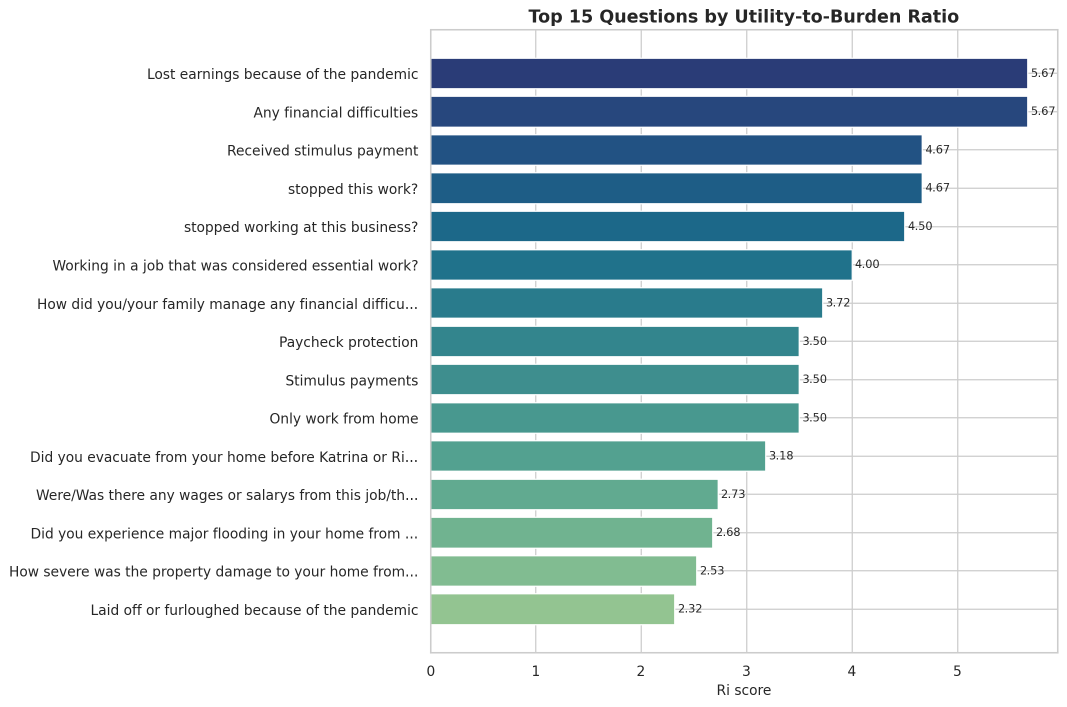
#> input picture fig_top_ranked_questions.png, 2133 x 1413 px, found by its file name (shown at 1/2 size)
$ python generate_psid_presentation_pdf.py
#> lines starting #> are read from the running program, lines starting #| are printed output that depends on the picture
from __future__ import annotations

import json
import textwrap
from pathlib import Path

from PIL import Image, ImageDraw, ImageFont


ROOT = Path(__file__).resolve().parent
SUMMARY_PATH = ROOT / "psid_artifact_summary.json"
OUTPUT_PATH = ROOT / "PSID_Crisis_Module_Client_Deck.pdf"

FIG_TOP = ROOT / "fig_top_ranked_questions.png"
FIG_SCATTER = ROOT / "fig_utility_vs_burden.png"
FIG_HEATMAP = ROOT / "fig_construct_heatmap.png"
FIG_TIME = ROOT / "fig_time_budget.png"

PAGE_W = 1600
PAGE_H = 900
MARGIN = 54

BG = (247, 246, 242)
WHITE = (255, 255, 255)
INK = (28, 37, 52)
MUTED = (88, 99, 117)
LINE = (220, 226, 234)
BLUE = (37, 99, 235)
RED = (157, 23, 77)
ORANGE = (217, 119, 6)
GREEN = (22, 101, 52)
GOLD = (180, 115, 0)
PALE = (255, 252, 245)


def load_font(size: int, bold: bool = False) -> ImageFont.FreeTypeFont | ImageFont.ImageFont:
    candidates = []
    if bold:
        candidates.extend(
            [
                "/System/Library/Fonts/Supplemental/Arial Bold.ttf",
                "/Library/Fonts/Arial Bold.ttf",
                "/System/Library/Fonts/Supplemental/Helvetica.ttc",
            ]
        )
    else:
        candidates.extend(
            [
                "/System/Library/Fonts/Supplemental/Arial.ttf",
                "/Library/Fonts/Arial.ttf",
                "/System/Library/Fonts/Supplemental/Helvetica.ttc",
            ]
        )
    for candidate in candidates:
        if Path(candidate).exists():
            try:
                return ImageFont.truetype(candidate, size=size)
            except OSError:
                continue
    return ImageFont.load_default()


FONT_TITLE = load_font(34, bold=True)
FONT_SUBTITLE = load_font(17)
FONT_BODY = load_font(22)
FONT_BODY_BOLD = load_font(22, bold=True)
FONT_SMALL = load_font(17)
FONT_KPI = load_font(40, bold=True)
FONT_KPI_LABEL = load_font(18)


def wrap_text(draw: ImageDraw.ImageDraw, text: str, font, max_width: int) -> list[str]:
    words = text.split()
    lines: list[str] = []
    current = ""
    for word in words:
        trial = word if not current else f"{current} {word}"
        if draw.textbbox((0, 0), trial, font=font)[2] <= max_width:
            current = trial
        else:
            if current:
                lines.append(current)
            current = word
    if current:
        lines.append(current)
    return lines or [""]


def draw_text(draw, xy, text, font, fill=INK, max_width=None, line_gap=6):
    x, y = xy
    lines = [text]
    if max_width is not None:
        lines = wrap_text(draw, text, font, max_width)
    for line in lines:
        draw.text((x, y), line, font=font, fill=fill)
        bbox = draw.textbbox((x, y), line, font=font)
        y += (bbox[3] - bbox[1]) + line_gap
    return y


def draw_bullets(draw, xy, items, font, fill=INK, max_width=420, bullet_fill=INK):
    x, y = xy
    for item in items:
        bullet_y = y + 9
        draw.ellipse((x, bullet_y, x + 8, bullet_y + 8), fill=bullet_fill)
        lines = wrap_text(draw, item, font, max_width - 24)
        line_y = y
        for idx, line in enumerate(lines):
            draw.text((x + 22, line_y), line, font=font, fill=fill)
            bbox = draw.textbbox((x + 22, line_y), line, font=font)
            line_y += (bbox[3] - bbox[1]) + 4
        y = line_y + 10
    return y


def rounded_panel(draw, box, fill=WHITE, outline=LINE, radius=22, width=2):
    draw.rounded_rectangle(box, radius=radius, fill=fill, outline=outline, width=width)


def panel_with_band(draw, box, band_color):
    rounded_panel(draw, box)
    x1, y1, x2, _ = box
    draw.rounded_rectangle((x1, y1, x2, y1 + 16), radius=22, fill=band_color)
    draw.rectangle((x1, y1 + 8, x2, y1 + 16), fill=band_color)


def fit_image(path: Path, width: int, height: int) -> Image.Image:
    image = Image.open(path).convert("RGB")
    image.thumbnail((width, height))
    canvas = Image.new("RGB", (width, height), WHITE)
    left = (width - image.width) // 2
    top = (height - image.height) // 2
    canvas.paste(image, (left, top))
    return canvas


def add_footer(draw, text: str):
    bbox = draw.textbbox((0, 0), text, font=FONT_SMALL)
    draw.text((PAGE_W - MARGIN - (bbox[2] - bbox[0]), PAGE_H - 36), text, font=FONT_SMALL, fill=MUTED)


def new_page(title: str, subtitle: str) -> tuple[Image.Image, ImageDraw.ImageDraw]:
    page = Image.new("RGB", (PAGE_W, PAGE_H), BG)
    draw = ImageDraw.Draw(page)
    draw.text((MARGIN, 30), title, font=FONT_TITLE, fill=INK)
    draw.text((MARGIN + 2, 82), subtitle, font=FONT_SUBTITLE, fill=MUTED)
    return page, draw


def slide_1(summary: dict) -> Image.Image:
    page, draw = new_page(
        "PSID Crisis Module: What the Optimized Design Delivers",
        "Validated portfolio metrics from the final ranked questionnaire workflow",
    )
    rounded_panel(draw, (MARGIN, 130, PAGE_W - MARGIN, 220))
    draw_text(
        draw,
        (MARGIN + 28, 160),
        "The final module keeps the questionnaire inside the 30-minute field constraint while preserving the highest-value, most portable crisis questions.",
        FONT_BODY_BOLD,
        max_width=PAGE_W - 2 * MARGIN - 56,
    )

    cards = [
        (f"{summary['rows']} -> {summary['selected_rows']}", "Candidate questions narrowed to deployable module", BLUE),
        (f"{summary['selected_minutes']:.2f} / 30 min", "Selected module duration under hard interview cap", GREEN),
        (f"{summary['avg_pi']:.3f} / {summary['max_pi']:.3f}", "Average / maximum Pi enhanced-priority score", RED),
        (
            f"{summary['recommended_generic_count'] + summary['recommended_specific_count']} recommendations",
            "Documentation-backed outputs: 6 generic core + 8 crisis-specific",
            ORANGE,
        ),
    ]
    positions = [(54, 270), (804, 270), (54, 535), (804, 535)]
    for (value, label, color), (x, y) in zip(cards, positions):
        panel_with_band(draw, (x, y, x + 742, y + 205), color)
        draw.text((x + 26, y + 40), value, font=FONT_KPI, fill=INK)
        draw_text(draw, (x + 26, y + 108), label, FONT_KPI_LABEL, fill=MUTED, max_width=690)

    draw_bullets(
        draw,
        (MARGIN + 8, 790),
        [
            "Selection outcome: 28 questions retained from 52 ranked candidates, consuming 97.2% of the 30-minute ceiling without exceeding it.",
        ],
        FONT_SMALL,
        max_width=1450,
    )
    add_footer(draw, "Sources: psid_artifact_summary.json and generate_psid_artifacts.py")
    return page


def slide_2() -> Image.Image:
    page, draw = new_page(
        "Highest-Value Questions and the Utility-Burden Tradeoff",
        "The validated analysis figures are embedded directly below as slide images",
    )
    left_box = (40, 130, 785, 760)
    right_box = (815, 130, 1560, 760)
    rounded_panel(draw, left_box)
    rounded_panel(draw, right_box)
    draw.text((66, 152), "Top-ranked questions by utility-to-burden ratio", font=FONT_BODY_BOLD, fill=INK)
    draw.text((842, 152), "Utility versus burden profile across the crisis corpus", font=FONT_BODY_BOLD, fill=INK)
    left_img = fit_image(FIG_TOP, 690, 500)
    right_img = fit_image(FIG_SCATTER, 690, 500)
    page.paste(left_img, (68, 205))
    page.paste(right_img, (842, 205))
    draw_bullets(
        draw,
        (70, 735),
        [
            "Better questions appear higher in value and lower in burden; the scatter makes that tradeoff intuitive for nontechnical audiences.",
        ],
        FONT_SMALL,
        max_width=1430,
    )
    add_footer(draw, "Embedded figures: fig_top_ranked_questions.png and fig_utility_vs_burden.png")
    return page


def slide_3(summary: dict) -> Image.Image:
    page, draw = new_page(
        "Coverage Across Constructs, Sources, and Time Budget",
        "Breadth of coverage, evidence sources, and the final time allocation are shown together",
    )
    heatmap_box = (36, 130, 960, 790)
    source_box = (990, 130, 1560, 400)
    time_box = (990, 430, 1560, 790)
    rounded_panel(draw, heatmap_box)
    rounded_panel(draw, source_box)
    rounded_panel(draw, time_box)
    draw.text((60, 152), "Construct coverage by source", font=FONT_BODY_BOLD, fill=INK)
    heatmap = fit_image(FIG_HEATMAP, 875, 570)
    page.paste(heatmap, (56, 196))

    draw.text((1018, 152), "Selected source contribution", font=FONT_BODY_BOLD, fill=INK)
    source_lines = [
        f"Hurricane Katrina 2007: {summary['selected_source_counts']['Hurricane Katrina 2007']} selected",
        f"COVID-19: {summary['selected_source_counts']['COVID-19']} selected",
        f"Govt Shutdown Income: {summary['selected_source_counts']['Govt Shutdown Income']} selected",
        f"Understanding Society: {summary['selected_source_counts']['Understanding Society']} selected",
        f"Govt Shutdown Crisis: {summary['selected_source_counts']['Govt Shutdown Crisis']} selected",
    ]
    draw_bullets(draw, (1018, 205), source_lines, FONT_SMALL, max_width=490)

    draw.text((1018, 452), "Time budget by toggle category", font=FONT_BODY_BOLD, fill=INK)
    time_img = fit_image(FIG_TIME, 500, 255)
    page.paste(time_img, (1020, 500))
    add_footer(draw, "Embedded figures: fig_construct_heatmap.png and fig_time_budget.png")
    return page


def slide_4(summary: dict) -> Image.Image:
    page, draw = new_page(
        "Metrics That Are Easy to Explain to Stakeholders",
        "The selection logic is rigorous, but the outputs are simple to communicate",
    )
    left = (40, 130, 520, 780)
    mid = (560, 130, 1040, 780)
    right = (1080, 130, 1560, 780)
    rounded_panel(draw, left)
    rounded_panel(draw, mid)
    rounded_panel(draw, right)

    draw.text((70, 155), "Core performance metrics", font=FONT_BODY_BOLD, fill=INK)
    draw_bullets(
        draw,
        (72, 205),
        [
            f"52 total ranked questions; 28 selected for the deployable module.",
            f"29.17 selected minutes versus 68.95 minutes for the full corpus.",
            f"Average Ri: {summary['avg_ri']:.3f}; maximum Ri: {summary['max_ri']:.3f}.",
            f"Average Pi: {summary['avg_pi']:.3f}; maximum Pi: {summary['max_pi']:.3f}.",
        ],
        FONT_BODY,
        max_width=400,
    )

    draw.text((590, 155), "Simple interpretation", font=FONT_BODY_BOLD, fill=INK)
    draw_bullets(
        draw,
        (592, 205),
        [
            "Ri answers a straightforward question: how much thematic value do we get per unit of burden?",
            "Pi improves that score by rewarding rarer wording, richer construct coverage, and deployable phrasing while penalizing redundancy.",
            "The selected module ends near the 30-minute cap because the workflow fills the available interview time with the highest-priority items first.",
        ],
        FONT_BODY,
        max_width=400,
    )

    draw.text((1110, 155), "Recommendation outputs", font=FONT_BODY_BOLD, fill=INK)
    panel_with_band(draw, (1112, 220, 1528, 360), BLUE)
    draw.text((1140, 252), str(summary['recommended_generic_count']), font=FONT_KPI, fill=INK)
    draw_text(draw, (1140, 318), "Generic-core recommendations", FONT_KPI_LABEL, fill=MUTED, max_width=360)
    panel_with_band(draw, (1112, 405, 1528, 545), RED)
    draw.text((1140, 437), str(summary['recommended_specific_count']), font=FONT_KPI, fill=INK)
    draw_text(draw, (1140, 503), "Crisis-specific recommendations", FONT_KPI_LABEL, fill=MUTED, max_width=360)
    draw_text(
        draw,
        (1118, 600),
        "Each recommendation is linked to documentation-backed patterns and supported by the highest-scoring matching questions in the corpus.",
        FONT_SMALL,
        fill=MUTED,
        max_width=390,
    )
    add_footer(draw, "Metrics derived from psid_artifact_summary.json and recommendation generation in generate_psid_artifacts.py")
    return page


def draw_arrow(draw, start, end, fill=MUTED, width=6):
    draw.line((start, end), fill=fill, width=width)
    ex, ey = end
    draw.polygon([(ex, ey), (ex - 18, ey - 10), (ex - 18, ey + 10)], fill=fill)


def slide_5() -> Image.Image:
    page, draw = new_page(
        "Computational Model Architecture",
        "From raw PSID source material to deployable, evidence-backed questionnaire artifacts",
    )
    stage_boxes = [
        ((30, 170, 315, 430), BLUE, "1. Data Input", ["5 PSID-related sources", "52 integrated candidate questions", "Authoritative base CSV for ranking"]),
        ((340, 170, 625, 430), GREEN, "2. NLP Processing", ["Keyword parsing and tagging", "Construct extraction", "Question-level feature assembly"]),
        ((650, 170, 935, 430), RED, "3. Augmented Scoring", ["TF-IDF rarity", "Cosine redundancy penalty", "Construct richness and portability bonus"]),
        ((960, 170, 1245, 430), ORANGE, "4. Selection Engine", ["Rank by Pi descending", "Greedy fit to 30-minute cap", "Deployable wording and recommendations"]),
        ((1270, 170, 1570, 430), GOLD, "5. Artifact Output", ["Final CSV with 25 columns", "Dashboard data payload", "PNG figures, report HTML, notebook outputs"]),
    ]
    centers = []
    for box, color, title, bullets in stage_boxes:
        panel_with_band(draw, box, color)
        x1, y1, x2, _ = box
        draw.text((x1 + 18, y1 + 28), title, font=FONT_BODY_BOLD, fill=INK)
        draw_bullets(draw, (x1 + 20, y1 + 78), bullets, FONT_SMALL, fill=MUTED, max_width=(x2 - x1 - 40))
        centers.append(((x1 + x2) // 2, (y1 + 430) // 2))

    for idx in range(len(stage_boxes) - 1):
        (_, _, x2, y2) = stage_boxes[idx][0]
        (nx1, ny1, _, ny2) = stage_boxes[idx + 1][0]
        draw_arrow(draw, (x2 + 8, (y2 + stage_boxes[idx][0][1]) // 2), (nx1 - 10, (ny2 + ny1) // 2))

    rounded_panel(draw, (60, 505, 900, 785), fill=PALE)
    draw.text((88, 535), "Enhanced priority formula", font=FONT_BODY_BOLD, fill=INK)
    formula_lines = [
        "Pi = U* / [Bi x (1 + 0.65 x redundancy)]",
        "U* = U x (1 + 0.32 x idf + 0.24 x construct + 0.12 x richness + portability)",
        "Bi = max(0.10 x word_count + 0.20 x complexity, 0.1)",
    ]
    y = 585
    for line in formula_lines:
        draw.text((88, y), line, font=FONT_BODY, fill=INK)
        y += 42

    rounded_panel(draw, (950, 505, 1540, 785))
    draw.text((978, 535), "Construct priority weights", font=FONT_BODY_BOLD, fill=INK)
    weights = [
        "Trauma/Health 0.58",
        "Housing/Shelter 0.55",
        "Government Aid 0.48",
        "Financial Coping 0.45",
        "Employment 0.42",
        "Economic/Income 0.40",
        "Demographics 0.14",
    ]
    draw_bullets(draw, (980, 585), weights, FONT_BODY, fill=MUTED, max_width=500)
    add_footer(draw, "Implemented in generate_psid_artifacts.py via build_all() with TF-IDF, redundancy control, and recommendation generation")
    return page


def main():
    summary = json.loads(SUMMARY_PATH.read_text())
#> (reads psid_artifact_summary.json from the repository)
    for path in (FIG_TOP, FIG_SCATTER, FIG_HEATMAP, FIG_TIME):
        if not path.exists():
            raise FileNotFoundError(f"Missing figure: {path}")

    pages = [
        slide_1(summary),
        slide_2(),
        slide_3(summary),
        slide_4(summary),
        slide_5(),
    ]
#> in fit_image, `canvas = Image.new("RGB", (width, height), WHITE)`: canvas: PIL image 690x500 RGB; every value is 255
#> call 2 of fit_image, with width = 690, height = 500
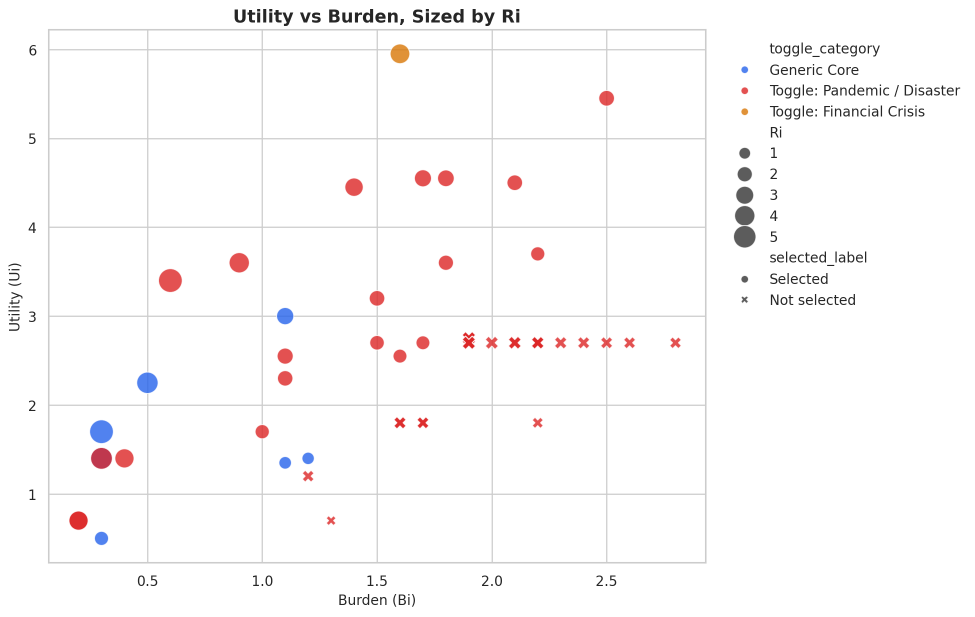
#> input picture fig_utility_vs_burden.png, 1949 x 1233 px, found by its file name (shown at 1/2 size)
#> call 3 of fit_image, with width = 875, height = 570
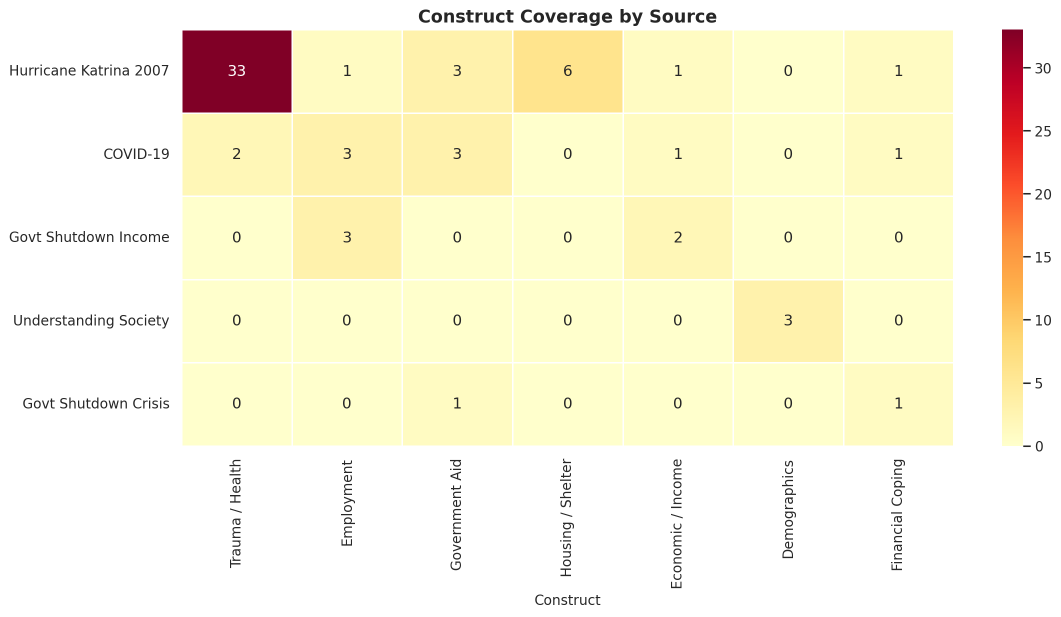
#> input picture fig_construct_heatmap.png, 2122 x 1233 px, found by its file name (shown at 1/2 size)
#> in fit_image (call 3), `canvas = Image.new("RGB", (width, height), WHITE)`: canvas: PIL image 875x570 RGB; every value is 255
#> in fit_image (call 3), `canvas.paste(image, (left, top))`:
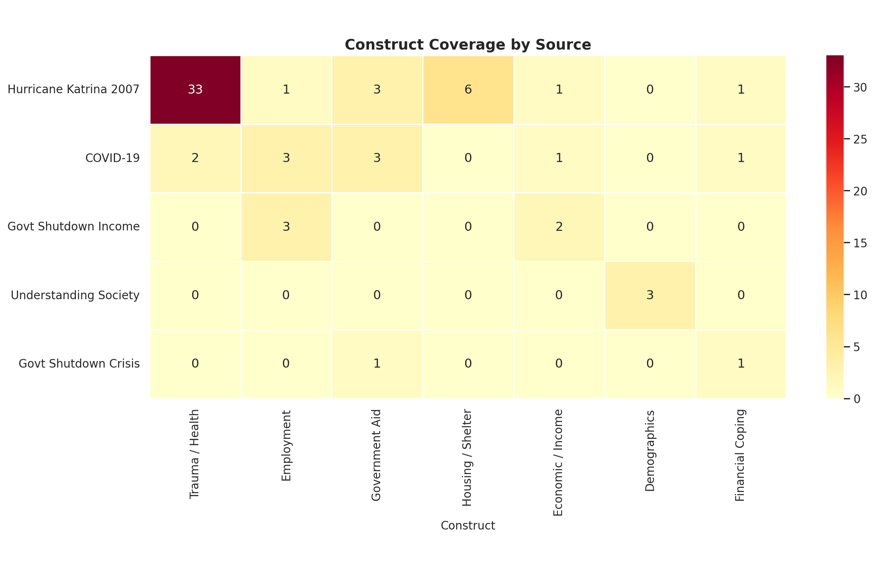
#> canvas: PIL image 875x570 RGB; mean R, G, B 250.9, 246.4, 223
#> call 4 of fit_image, with width = 500, height = 255
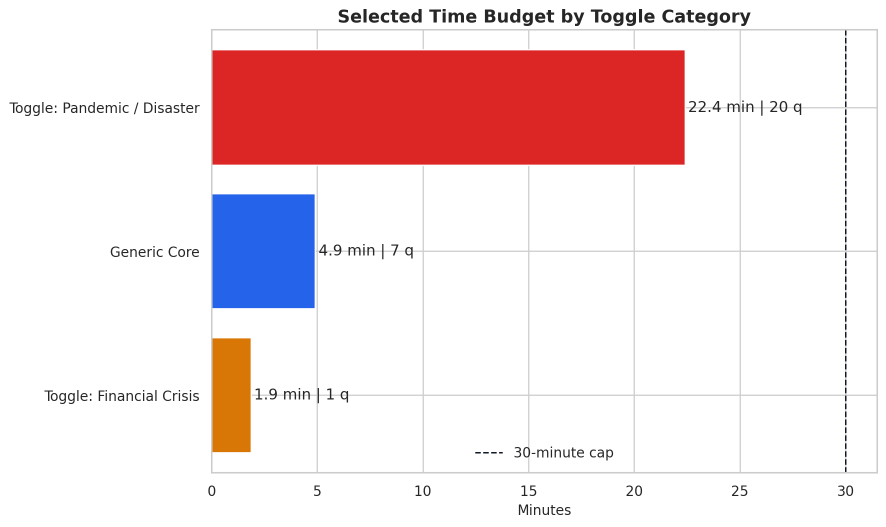
#> input picture fig_time_budget.png, 1772 x 1053 px, found by its file name (shown at 1/2 size)
#> in fit_image (call 4), `canvas = Image.new("RGB", (width, height), WHITE)`: canvas: PIL image 500x255 RGB; every value is 255
#> in fit_image (call 4), `canvas.paste(image, (left, top))`:
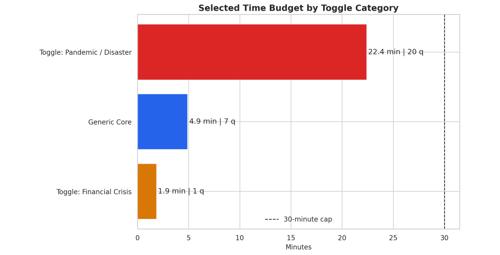
#> canvas: PIL image 500x255 RGB; mean R, G, B 243.5, 226, 228
#> in slide_3, `page.paste(time_img, (1020, 500))`:
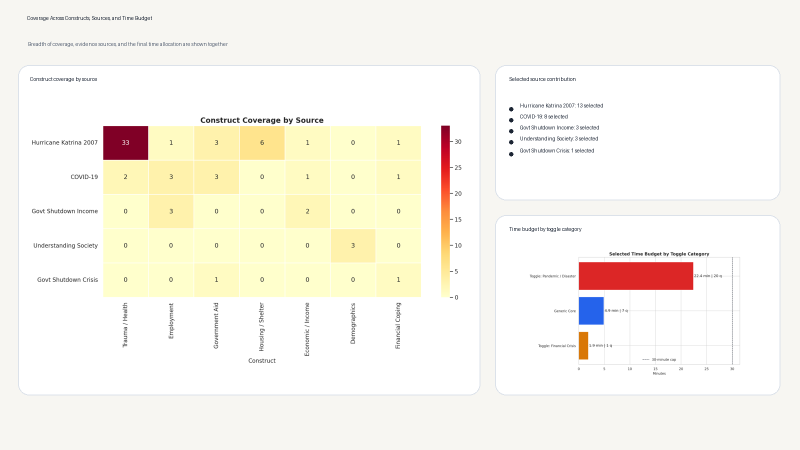
#> page: PIL image 1600x900 RGB (shown at 1/2 size); mean R, G, B 249, 245.7, 236.5
#> after the loop in slide_5, `for box, color, title, bullets in stage_boxes:`: centers = [(172, 300), (482, 300), (792, 300), (1102, 300), (1420, 300)]
#> after the loop in slide_5, `for line in formula_lines:`: y = 711
    first, rest = pages[0], pages[1:]
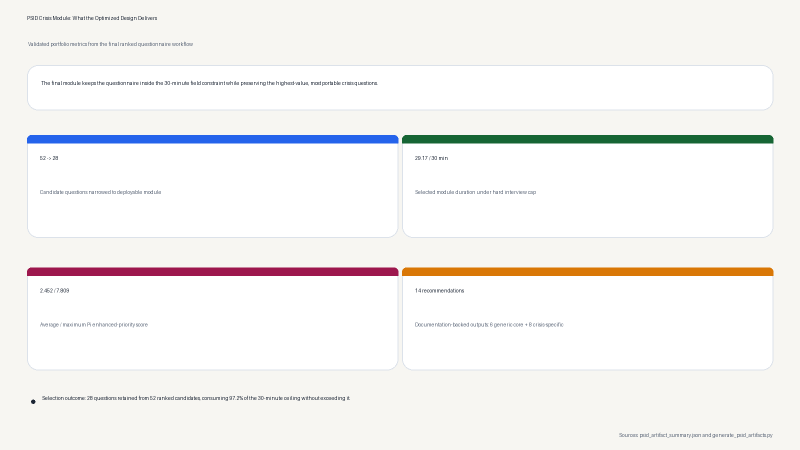
#> first: PIL image 1600x900 RGB (shown at 1/2 size); mean R, G, B 244.6, 243.4, 241.9
    first.save(OUTPUT_PATH, "PDF", resolution=150.0, save_all=True, append_images=rest)
    print(f"Wrote {OUTPUT_PATH}")


if __name__ == "__main__":
    main()
